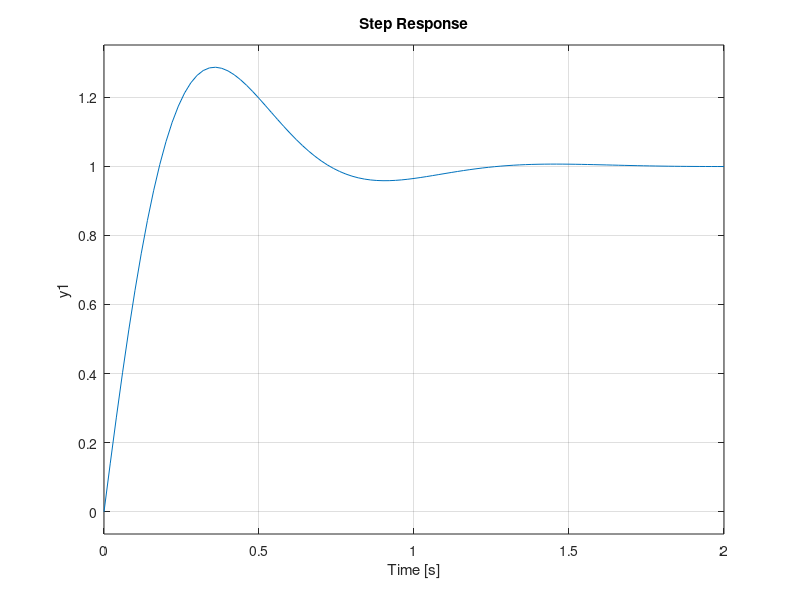

Here is the MATLAB script that generated this plot: (Note: this script raises an error after producing the figure.)
clear variables;
close all;
clc;

k = 45;
kd = 7;

% Create the closed loop TF 
numerator = [kd, k];
denom = [1, kd, k];

sys = tf(numerator, denom);

plant = tf(1, [1 0 0]);

step(sys)
stepinfo(sys)